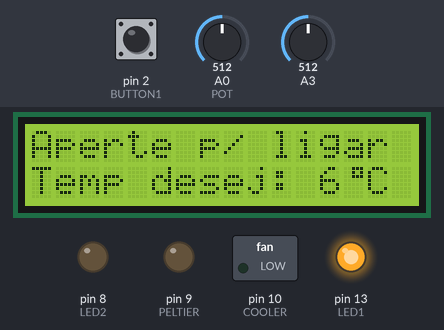
A sketch run on a simulated Arduino Uno, built with avr-gcc and run on an emulated ATmega328P. Shown: 16×2 character LCD, switched loads named in the sketch (green lamp = pin HIGH), output pins drawn as LEDs (lit = HIGH). The inputs (shaded band) are chosen by the test bench; at power-on: pin 2 (BUTTON1) LOW, A3 = 512, A0 (POT) = 512.

Above: at 6.3 s.
6.4 s: pin 2 (BUTTON1) pulled HIGH for 0.15 s
At 8.1 s:
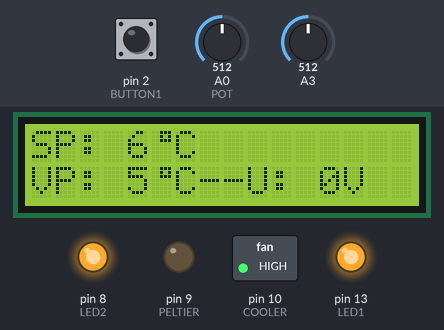
8.5 s: A3 set to 583
At 9.4 s:
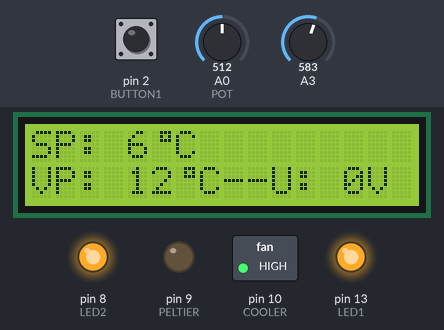
10.2 s: A3 set to 607
At 11.41 s:
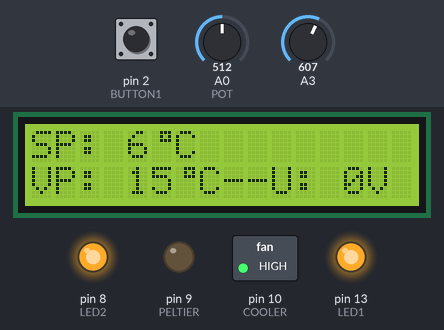
11.8 s: pin 2 (BUTTON1) pulled HIGH for 1 s
At 13.3 s:
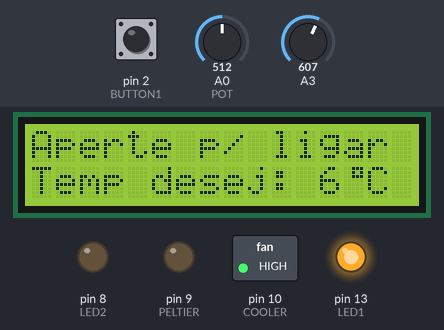
15.8 s: A0 (POT) set to 716
At 18.0 s:
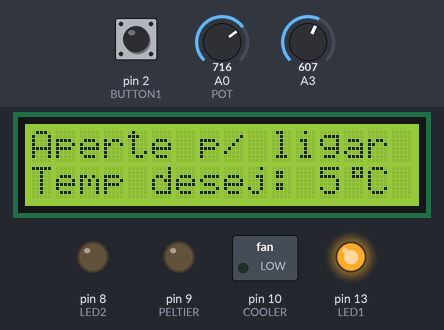
18.4 s: A0 (POT) set to 900
At 19.3 s:
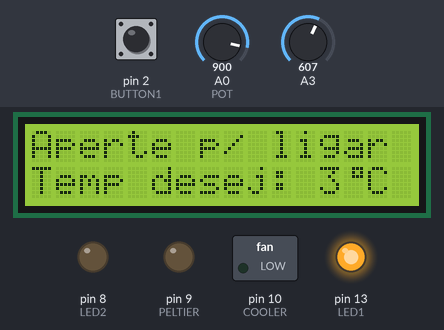
Timing chart, 0 to 21.0 s (numbered marks = the images above; inputs shaded):
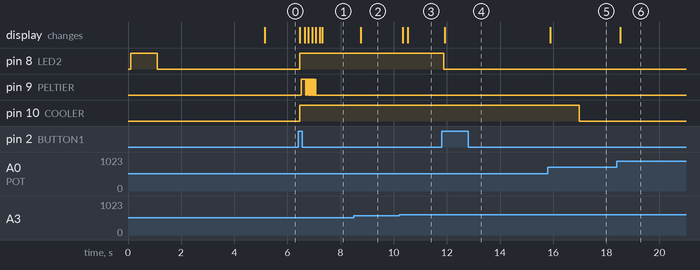

The sketch:

Gela_Pele.ino
```cpp
// GELA PELE 3000
// Trabalho final de instrumentação 2017
// Alunos: Andrei Donati e Fernando Battisti

//DEFINIÇÕES DO PROGRAMA

#define PELTIER 9
#define COOLER 10
#define NTC1 3
#define POT 0
#define NUMAMOSTRAS 8  // numero de amostras do sensor para fazer a média
#define BUTTON1 2
#define LED1 13 // led's usados para sinalizar o estado do equipamento
#define LED2 8
#define TEMPO_COOLER 5000 // tempo do cooler ligado após o desligamento do peltier

// Include de libraries
#include <Wire.h>
#include <LiquidCrystal_I2C.h>
LiquidCrystal_I2C lcd(0x3F, 2, 1, 0, 4, 5, 6, 7, 3, POSITIVE); // Endereço do lcd --> 63 (0x3F)

// Variáveis
int val_pot;
byte estado = 3;   // Usada para simular uma máquina de estados. Se estado = 3 -> Configuração   ||   Se estado = 1 -> loop de controle || Se estado = 2 -> Configuração com coolers ligados
byte temp_SP = 10;   // Set point de temperatura que poderá ser alterado pelo usuário
float temperatura= 20; // Temperatura atual
float erro = 10; // Erro atual
float erro_passado=10; // Erro anterior, usado para fazer o controle
float acao_controle =255; // Valor da ação de controle, em PWM já
float saida_passada= 255 ; // Saida de controle anterior, usada para fazer o controle
float saida_passada_sem_sat = 255; // valor da ação de controle, em PWM já
boolean controle_coolers =0;
int amostra[NUMAMOSTRAS]; // vetor de amostras
unsigned long tempo_agora;
unsigned long tempo_passado;

//Parâmetros de calibração do NTC
float pad = 9850;        // Resistor utilizado no divisor de tensão
float thermr = 10000;    // Resistência do NTC a 25º
float a = 0.001109148;   // Estes parâmetros a, b, c e d são usados para ajustar o NTC conforme calibração
float b = 0.000224315;
float c = 4.0829210E-06;
float d = 0.0000000876741;

byte custom[8] = { // Caractere customizado. Simbolo de grau
  0b00111,
  0b00101,
  0b00111,
  0b00000,
  0b00000,
  0b00000,
  0b00000,
  0b00000
};


// INICIALIZAÇÃO DO SISTEMA
void setup(){
  pinMode(LED1, OUTPUT);
  pinMode(LED2, OUTPUT);
  pinMode(BUTTON1, INPUT);
  pinMode(COOLER, OUTPUT);
  pinMode(PELTIER, OUTPUT);

  Serial.begin(115200);

  lcd.begin(16,2);        // LCD de 16 caracteres por 2 linhas
  lcd.backlight();
  lcd.setCursor(0,0);
  lcd.print("-- WELCOME TO --");
  lcd.setCursor(0,1);
  lcd.print(" GELA PELE 3000");
  lcd.createChar(5, custom);    // Cria o caractere customizado

  attachInterrupt(0, muda_estado,RISING); // Define a interrupção que muda o estado do sistema

  digitalWrite(LED1, HIGH);
  digitalWrite(LED2, HIGH);
  delay(1000);
  digitalWrite(LED1, HIGH);
  digitalWrite(LED2, LOW);
  delay(1000);

  //Modificar a frequencia dos PWMs dos pinos 9 e 10 para 30,5
  byte mode;
  mode = 0x05; // 30,5 Hz
  TCCR1B = TCCR1B & 0b11111000 | mode;
  delay(3000);
}


// LOOP DO SISTEMA
void loop(){

    tempo_agora=millis();
    temp_SP = f_temp_sp(); // Lê temperatura de set-point setada através do potênciometro

    if (estado == 1){ // estado de atuação com loop de controle

      lcd_estado_1(); //Imprime no LCD os valores de referencia e temp atual

      digitalWrite(LED1, HIGH);
      digitalWrite(LED2, HIGH);
      digitalWrite(COOLER, HIGH);

      // Loop de controle
          temperatura = le_temp(NTC1); // leitura de temperatura atual
          erro = temp_SP - temperatura; // calculo do erro
          acao_controle= calcula_controle(erro, erro_passado, saida_passada); // calcula a ação de controle, já em valores do PWM
          analogWrite(PELTIER, acao_controle); // faz a atuação do controle calculado
          erro_passado = erro; // atualiza as variáveis
          saida_passada= acao_controle;

    //Acaba loop de controle

   }
   else if(estado == 2){ // estado para deixar coolers ligados apos acabar o tempo
      digitalWrite(LED1, HIGH);
      digitalWrite(LED2, LOW);
      digitalWrite(COOLER,HIGH);
      analogWrite(PELTIER, 0);
      lcd_estado_0();       // Imprime no LCD as instruções
      if((tempo_agora-tempo_passado) > TEMPO_COOLER){// passa para o estado de configuração depois do tempo definido
        estado= 3;
      }
  }
  else{ // estado de configuração
      digitalWrite(LED1, HIGH); // leds de informação do usuário
      digitalWrite(LED2, LOW);
      lcd_estado_0();       // Imprime no LCD as instruções
      digitalWrite(COOLER,LOW); // deslida os coolers e o peltier
      analogWrite(PELTIER, 0);
  }

  delay(63); // taxa de amostragem de 100 ms

}


// FUNÇÕES
float le_temp(int ThermistorPIN) { // esta função faz a leitura analógica algumas vezes e depois faz a média destas medidas. O sistema ficou mais robusto desta forma
  int i;
  int ADC;
  long Resistance;
  float Temp;
  float media;

  for (i=0; i< NUMAMOSTRAS; i++) {
     amostra[i] = analogRead(ThermistorPIN);
     delay(5); // tempo para descarga de capacitores
  }
  media = 0;
  for (i=0; i< NUMAMOSTRAS; i++) {
     media += amostra[i];
  }
  ADC= media / NUMAMOSTRAS; // faz a média das medidas
  Resistance =pad*((1024.0 / ADC) - 1);  // transforma do valor de leitura para a resitencia

  // Calculo da temperatura através da equação que descreve o NTC
  Temp = log(Resistance); // Salvando o log de R evitamos de calcular ela 3 vezes
  Temp = 1 / (a + (b * Temp) + (c * Temp * Temp) + (d * Temp * Temp * Temp)); //Equação de Steinhart–Hart
  Temp = Temp - 273.15;  // Kelvin para Celsius
  return Temp;
}

int calcula_controle(float erro,float erro_passado,float saida_passada){
  float a= -0.06674;
  float b = 0.05339;
  float valor = 0;

  saida_passada = map(saida_passada, 0, 255, 0, 11.5); // mapping para voltar aos parâmetros de valores de 0 a 11.5
  valor = saida_passada + a*erro - b*erro_passado; // equação de um controlador PI. A equação já usa o valor da saida passada saturada, fazendo
                                                   // espécie de anti-windup implicito

  if(valor>11.5){ valor=11.5; } // saturação do controle
  if(valor<0){ valor=0; }

  valor = map(valor, 0, 11.5, 0, 255); // mapping para voltar aos parâmetros de valores de 0 a 255, necessários ao PWM
  return valor;
}


byte f_temp_sp (){ // retorna o valor da temperatura desejada de acordo com o valor lido do potenciometro
  val_pot = 1023 - analogRead(POT);
  byte val_pot_mapeado = map(val_pot, 0, 1023, 2, 12);
  return val_pot_mapeado;
}

void lcd_estado_0(){ // imprime informações no lcd no estado 2 e 3
  lcd.setCursor(0,0);
  lcd.print("Aperte p/ ligar     ");
  lcd.setCursor(0,1);
  lcd.print("Temp desej: ");
  lcd.print(temp_SP);
  lcd.write(5);      // caracter custom
  lcd.print("C              ");

}

void lcd_estado_1(){ // imprime informações no lcd no estado 1
  //lcd.clear();
  lcd.setCursor(0,0);
  lcd.print("SP: ");
  lcd.print(temp_SP);
  lcd.write(5);                 // Caracter custom
  lcd.print("C              ");
  lcd.setCursor(0,1);
  lcd.print("VP: ");
  int temperatura_inteira=0;
  temperatura_inteira= temperatura;
  lcd.print(temperatura_inteira);
  lcd.write(5);                 // Caracter custom
  lcd.print("C");
  lcd.print("--U: ");
  int tensao = 0;
  tensao = map(saida_passada, 0, 255, 0, 11.5);
  lcd.print(tensao);
  lcd.print("V     ");
}

void muda_estado(){ //função que altera o estado do sistema
  delay(900);
  if(estado == 3) { estado = 1; } // regras de mudanças de estados
  else if(estado == 1) { estado = 2; }
  else if(estado == 2) { estado = 1; }
  tempo_passado = millis();
  delay(900);
}
```

Measured:
- after the input at 6.4 s, pin 8 (LED2), pin 10 (COOLER): LOW → HIGH after 0.06 s; pin 9 (PELTIER): LOW → HIGH after 0.12 s, then repeats every 0.03 s: LOW 0.01 s, HIGH 0.02 s, until it stays LOW from 7.1 s; the display: first changes after 0.06 s (image 1 shows a later state)
- after the input at 8.5 s, the display: changes after 0.25 s (image 2)
- after the input at 10.2 s, the display: first changes after 0.14 s (image 3 shows a later state)
- after the input at 11.8 s, pin 8 (LED2): HIGH → LOW after 0.09 s; the display: changes after 0.12 s (image 4)
- after the input at 15.8 s, the display: changes after 0.09 s (image 5)
- after the input at 18.4 s, the display: changes after 0.12 s (image 6)
